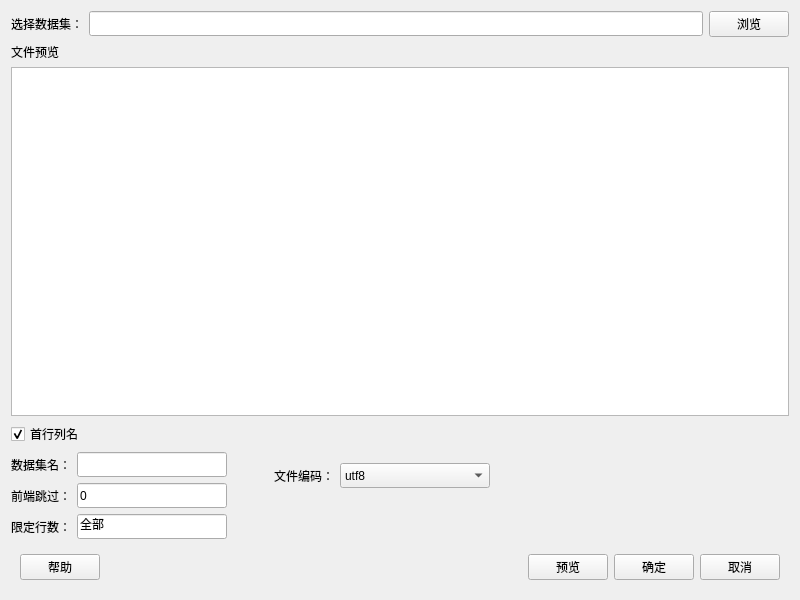
<?xml version="1.0" encoding="UTF-8"?>
<ui version="4.0">
 <class>Form</class>
 <widget class="QWidget" name="Form">
  <property name="geometry">
   <rect>
    <x>0</x>
    <y>0</y>
    <width>800</width>
    <height>600</height>
   </rect>
  </property>
  <property name="minimumSize">
   <size>
    <width>800</width>
    <height>600</height>
   </size>
  </property>
  <property name="maximumSize">
   <size>
    <width>16777215</width>
    <height>16777215</height>
   </size>
  </property>
  <property name="windowTitle">
   <string>导入SPSS数据</string>
  </property>
  <property name="windowIcon">
   <iconset>
    <normaloff>:/resources/icons/spss.svg</normaloff>:/resources/icons/spss.svg</iconset>
  </property>
  <layout class="QVBoxLayout" name="verticalLayout_3">
   <item>
    <layout class="QHBoxLayout" name="horizontalLayout">
     <item>
      <widget class="QLabel" name="label_8">
       <property name="minimumSize">
        <size>
         <width>0</width>
         <height>25</height>
        </size>
       </property>
       <property name="text">
        <string>选择数据集：</string>
       </property>
      </widget>
     </item>
     <item>
      <widget class="QLineEdit" name="lineEdit_filePath">
       <property name="minimumSize">
        <size>
         <width>0</width>
         <height>25</height>
        </size>
       </property>
      </widget>
     </item>
     <item>
      <widget class="QPushButton" name="pushButton_choosefile">
       <property name="minimumSize">
        <size>
         <width>0</width>
         <height>25</height>
        </size>
       </property>
       <property name="text">
        <string>浏览</string>
       </property>
      </widget>
     </item>
    </layout>
   </item>
   <item>
    <widget class="QLabel" name="label">
     <property name="text">
      <string>文件预览</string>
     </property>
    </widget>
   </item>
   <item>
    <widget class="QTableWidget" name="tableWidget_previewData"/>
   </item>
   <item>
    <widget class="QCheckBox" name="checkBox_ifColumns">
     <property name="text">
      <string>首行列名</string>
     </property>
     <property name="checkable">
      <bool>true</bool>
     </property>
     <property name="checked">
      <bool>true</bool>
     </property>
    </widget>
   </item>
   <item>
    <layout class="QHBoxLayout" name="horizontalLayout_9">
     <item>
      <layout class="QVBoxLayout" name="verticalLayout">
       <item>
        <layout class="QHBoxLayout" name="horizontalLayout_2">
         <item>
          <widget class="QLabel" name="label_6">
           <property name="minimumSize">
            <size>
             <width>0</width>
             <height>25</height>
            </size>
           </property>
           <property name="text">
            <string>数据集名：</string>
           </property>
          </widget>
         </item>
         <item>
          <widget class="QLineEdit" name="lineEdit_datasetName">
           <property name="minimumSize">
            <size>
             <width>150</width>
             <height>25</height>
            </size>
           </property>
           <property name="maximumSize">
            <size>
             <width>150</width>
             <height>16777215</height>
            </size>
           </property>
           <property name="text">
            <string/>
           </property>
          </widget>
         </item>
         <item>
          <spacer name="horizontalSpacer_7">
           <property name="orientation">
            <enum>Qt::Horizontal</enum>
           </property>
           <property name="sizeHint" stdset="0">
            <size>
             <width>40</width>
             <height>20</height>
            </size>
           </property>
          </spacer>
         </item>
        </layout>
       </item>
       <item>
        <layout class="QHBoxLayout" name="horizontalLayout_3">
         <item>
          <widget class="QLabel" name="label_3">
           <property name="minimumSize">
            <size>
             <width>0</width>
             <height>25</height>
            </size>
           </property>
           <property name="text">
            <string>前端跳过：</string>
           </property>
          </widget>
         </item>
         <item>
          <widget class="QLineEdit" name="lineEdit_passHead">
           <property name="minimumSize">
            <size>
             <width>150</width>
             <height>25</height>
            </size>
           </property>
           <property name="maximumSize">
            <size>
             <width>150</width>
             <height>16777215</height>
            </size>
           </property>
           <property name="text">
            <string>0</string>
           </property>
          </widget>
         </item>
         <item>
          <spacer name="horizontalSpacer_8">
           <property name="orientation">
            <enum>Qt::Horizontal</enum>
           </property>
           <property name="sizeHint" stdset="0">
            <size>
             <width>40</width>
             <height>20</height>
            </size>
           </property>
          </spacer>
         </item>
        </layout>
       </item>
       <item>
        <layout class="QHBoxLayout" name="horizontalLayout_4">
         <item>
          <widget class="QLabel" name="label_4">
           <property name="minimumSize">
            <size>
             <width>0</width>
             <height>25</height>
            </size>
           </property>
           <property name="text">
            <string>限定行数：</string>
           </property>
          </widget>
         </item>
         <item>
          <widget class="QLineEdit" name="lineEdit_limitRow">
           <property name="minimumSize">
            <size>
             <width>150</width>
             <height>25</height>
            </size>
           </property>
           <property name="maximumSize">
            <size>
             <width>150</width>
             <height>16777215</height>
            </size>
           </property>
           <property name="text">
            <string>全部</string>
           </property>
          </widget>
         </item>
         <item>
          <spacer name="horizontalSpacer_9">
           <property name="orientation">
            <enum>Qt::Horizontal</enum>
           </property>
           <property name="sizeHint" stdset="0">
            <size>
             <width>40</width>
             <height>20</height>
            </size>
           </property>
          </spacer>
         </item>
        </layout>
       </item>
      </layout>
     </item>
     <item>
      <layout class="QVBoxLayout" name="verticalLayout_2">
       <item>
        <layout class="QHBoxLayout" name="horizontalLayout_5">
         <item>
          <widget class="QLabel" name="label_5">
           <property name="minimumSize">
            <size>
             <width>0</width>
             <height>25</height>
            </size>
           </property>
           <property name="text">
            <string>文件编码：</string>
           </property>
          </widget>
         </item>
         <item>
          <widget class="QComboBox" name="comboBox_encode">
           <property name="minimumSize">
            <size>
             <width>150</width>
             <height>25</height>
            </size>
           </property>
           <property name="maximumSize">
            <size>
             <width>100</width>
             <height>16777215</height>
            </size>
           </property>
           <item>
            <property name="text">
             <string>utf8</string>
            </property>
           </item>
           <item>
            <property name="text">
             <string>gb2312</string>
            </property>
           </item>
           <item>
            <property name="text">
             <string>gbk</string>
            </property>
           </item>
           <item>
            <property name="text">
             <string>ascii</string>
            </property>
           </item>
          </widget>
         </item>
         <item>
          <spacer name="horizontalSpacer_3">
           <property name="orientation">
            <enum>Qt::Horizontal</enum>
           </property>
           <property name="sizeHint" stdset="0">
            <size>
             <width>40</width>
             <height>20</height>
            </size>
           </property>
          </spacer>
         </item>
        </layout>
       </item>
       <item>
        <layout class="QHBoxLayout" name="horizontalLayout_6">
         <item>
          <spacer name="horizontalSpacer_4">
           <property name="orientation">
            <enum>Qt::Horizontal</enum>
           </property>
           <property name="sizeHint" stdset="0">
            <size>
             <width>40</width>
             <height>20</height>
            </size>
           </property>
          </spacer>
         </item>
        </layout>
       </item>
       <item>
        <layout class="QHBoxLayout" name="horizontalLayout_7">
         <item>
          <spacer name="horizontalSpacer_5">
           <property name="orientation">
            <enum>Qt::Horizontal</enum>
           </property>
           <property name="sizeHint" stdset="0">
            <size>
             <width>40</width>
             <height>20</height>
            </size>
           </property>
          </spacer>
         </item>
        </layout>
       </item>
      </layout>
     </item>
     <item>
      <spacer name="horizontalSpacer">
       <property name="orientation">
        <enum>Qt::Horizontal</enum>
       </property>
       <property name="sizeHint" stdset="0">
        <size>
         <width>40</width>
         <height>20</height>
        </size>
       </property>
      </spacer>
     </item>
    </layout>
   </item>
   <item>
    <widget class="QWidget" name="widget" native="true">
     <property name="minimumSize">
      <size>
       <width>50</width>
       <height>0</height>
      </size>
     </property>
     <property name="maximumSize">
      <size>
       <width>16777215</width>
       <height>16777215</height>
      </size>
     </property>
     <layout class="QHBoxLayout" name="horizontalLayout_10">
      <item>
       <layout class="QHBoxLayout" name="horizontalLayout_8">
        <item>
         <widget class="QPushButton" name="pushButton_ok_2">
          <property name="minimumSize">
           <size>
            <width>0</width>
            <height>25</height>
           </size>
          </property>
          <property name="text">
           <string>帮助</string>
          </property>
         </widget>
        </item>
        <item>
         <spacer name="horizontalSpacer_2">
          <property name="orientation">
           <enum>Qt::Horizontal</enum>
          </property>
          <property name="sizeHint" stdset="0">
           <size>
            <width>40</width>
            <height>20</height>
           </size>
          </property>
         </spacer>
        </item>
        <item>
         <widget class="QPushButton" name="pushButton_preview">
          <property name="minimumSize">
           <size>
            <width>0</width>
            <height>25</height>
           </size>
          </property>
          <property name="text">
           <string>预览</string>
          </property>
         </widget>
        </item>
        <item>
         <widget class="QPushButton" name="pushButton_ok">
          <property name="minimumSize">
           <size>
            <width>0</width>
            <height>25</height>
           </size>
          </property>
          <property name="text">
           <string>确定</string>
          </property>
         </widget>
        </item>
        <item>
         <widget class="QPushButton" name="pushButton_cancel">
          <property name="minimumSize">
           <size>
            <width>0</width>
            <height>25</height>
           </size>
          </property>
          <property name="text">
           <string>取消</string>
          </property>
         </widget>
        </item>
       </layout>
      </item>
     </layout>
    </widget>
   </item>
  </layout>
 </widget>
 <resources>
  <include location="../pyqtsource.qrc"/>
 </resources>
 <connections/>
</ui>
